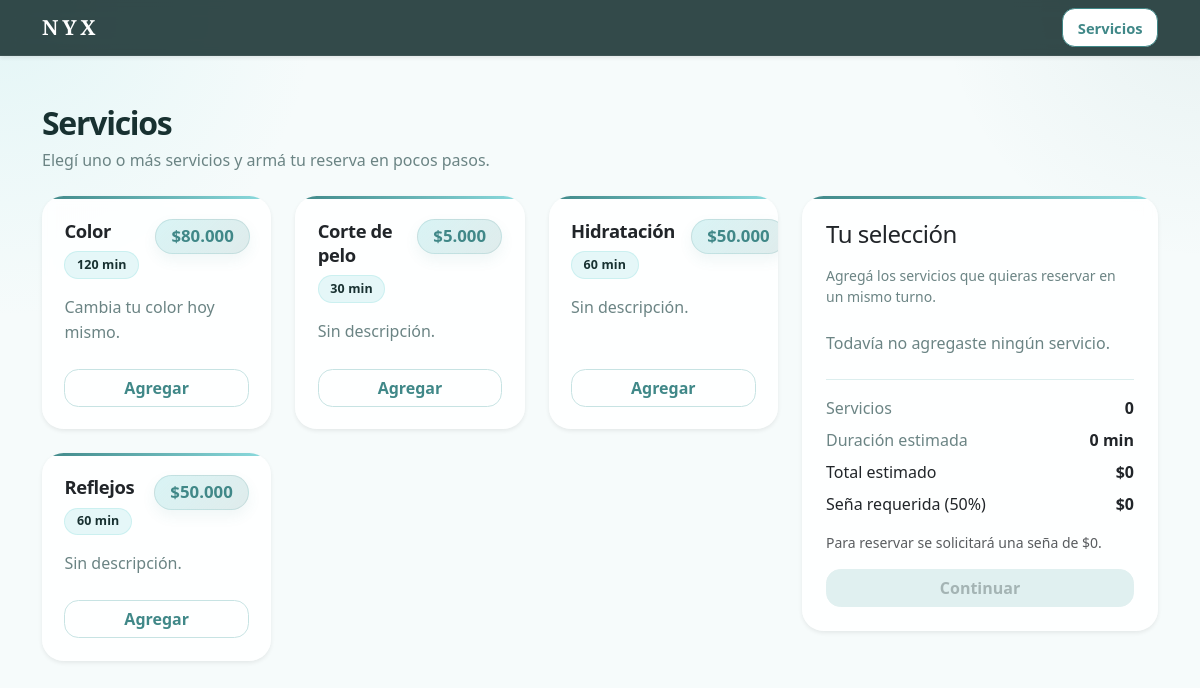
The page / on the database its author committed.
### reservas/models.py (models this page shows, shortened)
class Service(models.Model):
    name = models.CharField(max_length=100)
    price = models.DecimalField(max_digits=10, decimal_places=2)
    duration_minutes = models.PositiveIntegerField()
    description = models.TextField(blank=True)
    is_active = models.BooleanField(default=True)
    salon = models.ForeignKey(
        Salon,
        on_delete=models.CASCADE,
        related_name='services',
        verbose_name='Peluquería',
    )

### reservas/views.py (the view)
# urls.py: path('', views.service_list, name='service_list'),
def service_list(request):
    salon_id = request.GET.get('salon')
    expire_unpaid_bookings()
    services = Service.objects.filter(is_active=True).select_related('salon')
    salon = None
    if salon_id:
        services = services.filter(salon_id=salon_id)
        salon = Salon.objects.filter(id=salon_id, is_active=True).first()
    else:
        first_service = services.first()
        salon = first_service.salon if first_service else None
    services = services.order_by('name')
    context = {
        'services': services,
        'selected_salon_id': salon_id,
        'salon': salon,
        'deposit_enabled': salon.deposit_enabled if salon else False,
        'deposit_percentage': salon.deposit_percentage if salon else 0,
        'allow_full_payment': salon.allow_full_payment if salon else False,
        'full_payment_required': salon.full_payment_required if salon else False,
        'payment_method': salon.payment_method if salon else 'transfer',
        'payment_instructions': salon.payment_instructions if salon else '',
    }
    return render(request, 'reservas/service_list.html', context)

### reservas/booking_utils.py (called while the page is built)
def expire_unpaid_bookings():
    now = timezone.now()
    bookings = Booking.objects.filter(
        status='pending',
        payment_status='pending',
        payment_expires_at__isnull=False,
        payment_expires_at__lt=now,
    ).exclude(payment_choice='none')
    updated_ids = []
    for booking in bookings:
        booking.status = 'expired'
        booking.save(update_fields=['status'])
        updated_ids.append(booking.id)
    return updated_ids

### reservas/templatetags/custom_filters.py (called while the page is built)
@register.filter
def miles_punto(value):
    try:
        value = int(float(value))
        return f"{value:,}".replace(",", ".")
    except (ValueError, TypeError):
        return value

### reservas/templates/reservas/service_list.html (shortened to what this page needs)
{% extends 'reservas/base.html' %}
{% load custom_filters %}
{% block content %}
<div class="d-flex flex-column flex-md-row justify-content-between align-items-md-center mb-4 gap-3">
    <div>
        <h1 class="nyx-page-title">Servicios</h1>
        <p class="nyx-text-muted nyx-page-subtitle mb-0">
            Elegí uno o más servicios y armá tu reserva en pocos pasos.
        </p>
    </div>
</div>
<div class="row g-4 align-items-start">
    <div class="col-12 col-lg-8">
        {% if services %}
            <div class="row g-4">
                {% for service in services %}
                    <div class="col-12 col-md-6 col-xl-4">
                        <div class="card h-100 border-0 shadow-sm service-card">
                            <div class="card-body d-flex flex-column">
                                <div class="service-card-header mb-3">
                                    <div>
                                        <h2 class="h5 card-title mb-2">{{ service.name }}</h2>
                                        <span class="badge nyx-badge-soft">
                                            {{ service.duration_minutes }} min
                                        </span>
                                    </div>
                                    <div class="service-price-pill">
                                        ${{ service.price|miles_punto }}
                                    </div>
                                </div>
                                {% if service.description %}
                                    <p class="card-text nyx-text-muted mb-4">
                                        {{ service.description }}
                                    </p>
                                {% else %}
                                    <p class="card-text nyx-text-muted mb-4">
                                        Sin descripción.
                                    </p>
                                {% endif %}
                                <div class="mt-auto">
                                    <button
                                        type="button"
                                        class="btn nyx-btn-outline w-100 add-service-btn"
                                        data-id="{{ service.id }}"
                                        data-name="{{ service.name }}"
                                        data-price="{{ service.price }}"
                                        data-duration="{{ service.duration_minutes }}"
                                    >
                                        Agregar
                                    </button>
                                </div>
                            </div>
                        </div>
                    </div>
                {% endfor %}
            </div>
        {% endif %}
    </div>
    <div class="col-12 col-lg-4 align-self-start">
        <div class="card border-0 shadow-sm selection-summary sticky-summary">
            <div class="card-body p-4">
                <h2 class="h4 mb-3">Tu selección</h2>
                <p class="nyx-text-muted small mb-4">
                    Agregá los servicios que quieras reservar en un mismo turno.
                </p>
                <div id="selected-services-list" class="mb-4">
                </div>
                <hr class="nyx-divider">
                <div class="d-flex justify-content-between mb-2">
                    <span class="nyx-text-muted">Servicios</span>
                    <span class="fw-semibold" id="services-count">0</span>
                </div>
                <div class="d-flex justify-content-between mb-2">
                    <span class="nyx-text-muted">Duración estimada</span>
                    <span class="fw-semibold" id="total-duration">0 min</span>
                </div>
                <div class="d-flex justify-content-between">
                    <span>Total estimado</span>
                    <strong id="summary-total">$0</strong>
                </div>
                <div id="payment-summary-block" class="mt-2"></div>
                <form method="get" action="{% url 'select_professional' %}">
                    <button
                        type="submit"
                        id="continue-btn"
                        class="mt-3 btn nyx-btn-primary w-100"
                        disabled
                    >
                        Continuar
                    </button>
                </form>
            </div>
        </div>
    </div>
</div>
{% endblock %}

### reservas/static/reservas/css/styles.css (style rules this page uses)
:root { --nyx-primary: #408888; --nyx-primary-hover: #326d6d; --nyx-soft: #8cdcdf; --nyx-bg: #f6fbfb; --nyx-surface: #ffffff; --nyx-surface-soft: #f2fbfb; --nyx-text: #183131; --nyx-text-muted: #6b8484; --nyx-border: #dceeee; --nyx-border-strong: #c7e3e3; --nyx-shadow: 0 10px 30px rgba(34, 83, 83, 0.08); --nyx-shadow-hover: 0 16px 40px rgba(34, 83, 83, 0.14); }
body.nyx-body { background: radial-gradient(circle at top left, rgba(140, 220, 223, 0.18), transparent 22%), radial-gradient(circle at top right, rgba(64, 136, 136, 0.08), transparent 18%), var(--nyx-bg); color: var(--nyx-text); min-height: 100vh; }
h1, h2, h3, h4, h5, h6 { color: var(--nyx-text); letter-spacing: -0.02em; }
.nyx-text-muted { color: var(--nyx-text-muted) !important; }
.nyx-page-title { font-size: clamp(2rem, 2.4vw, 2.6rem); font-weight: 700; letter-spacing: -0.04em; margin-bottom: 0.35rem; }
.nyx-page-subtitle { font-size: 1rem; max-width: 42rem; }
.card-title { font-weight: 700; font-size: 1.15rem; line-height: 1.3; }
.card-text { line-height: 1.55; }
.nyx-btn-primary { background: linear-gradient(135deg, var(--nyx-soft), #74cfd1); border: 1px solid transparent; color: var(--nyx-text); font-weight: 700; border-radius: 0.9rem; transition: all 0.18s ease; box-shadow: 0 8px 20px rgba(140, 220, 223, 0.25); }
.nyx-btn-primary:disabled { background: #cfe7e7 !important; color: rgba(24, 49, 49, 0.5) !important; border-color: #cfe7e7 !important; box-shadow: none !important; transform: none !important; cursor: not-allowed; }
.nyx-btn-outline { background-color: #ffffff; border: 1px solid var(--nyx-primary); color: var(--nyx-primary) !important; border-radius: 0.9rem; font-weight: 700; transition: all 0.18s ease; }
.add-service-btn.nyx-btn-outline { background: transparent; border: 1px solid var(--nyx-border-strong); color: var(--nyx-primary); font-weight: 700; }
.service-card, .selection-summary, .nyx-panel, .nyx-summary-card, .booking-option, .nyx-form-card, .nyx-info-card, .nyx-suboption-card { position: relative; overflow: hidden; background: rgba(255, 255, 255, 0.84); backdrop-filter: blur(6px); -webkit-backdrop-filter: blur(6px); border: 1px solid rgba(220, 238, 238, 0.95); border-radius: 1.35rem; box-shadow: var(--nyx-shadow); }
.service-card::before, .selection-summary::before, .nyx-panel::before, .nyx-summary-card::before, .booking-option::before, .nyx-form-card::before, .nyx-info-card::before, .nyx-suboption-card::before { content: ""; position: absolute; inset: 0 auto auto 0; width: 100%; height: 3px; background: linear-gradient(90deg, var(--nyx-primary), var(--nyx-soft)); }
.service-card, .booking-option { transition: transform 0.18s ease, box-shadow 0.18s ease, border-color 0.18s ease; }
.service-card .card-body { padding: 1.4rem; }
.selection-summary .card-body { padding: 1.55rem; }
.sticky-summary, .nyx-summary-card { position: sticky; top: 0; align-self: start; }
.service-card-header { display: flex; justify-content: space-between; align-items: flex-start; gap: 1rem; }
.service-price-pill, .nyx-price-pill { display: inline-flex; align-items: center; justify-content: center; border-radius: 999px; background: linear-gradient(135deg, rgba(140, 220, 223, 0.32), rgba(64, 136, 136, 0.16)); border: 1px solid rgba(64, 136, 136, 0.16); color: var(--nyx-primary); font-weight: 700; line-height: 1; white-space: nowrap; box-shadow: 0 6px 14px rgba(64, 136, 136, 0.08); }
.service-price-pill { padding: 0.5rem 0.95rem; font-size: 1.05rem; }
.nyx-badge-primary, .nyx-badge-soft { border-radius: 999px; padding: 0.42rem 0.72rem; font-size: 0.78rem; font-weight: 700; letter-spacing: 0.01em; }
.nyx-badge-soft { background: rgba(140, 220, 223, 0.22); color: var(--nyx-text); border: 1px solid rgba(140, 220, 223, 0.3); }
.nyx-divider { border-color: var(--nyx-border); opacity: 1; }

### rows shown on the page
Service: name "Color", duration_minutes "120", price|miles_punto "80.000", description "Cambia tu color hoy mismo."
Service: name "Corte de pelo", duration_minutes "30", price|miles_punto "5.000", description "Sin descripción."
Service: name "Hidratación", duration_minutes "60", price|miles_punto "50.000", description "Sin descripción."
Service: name "Reflejos", duration_minutes "60", price|miles_punto "50.000", description "Sin descripción."
